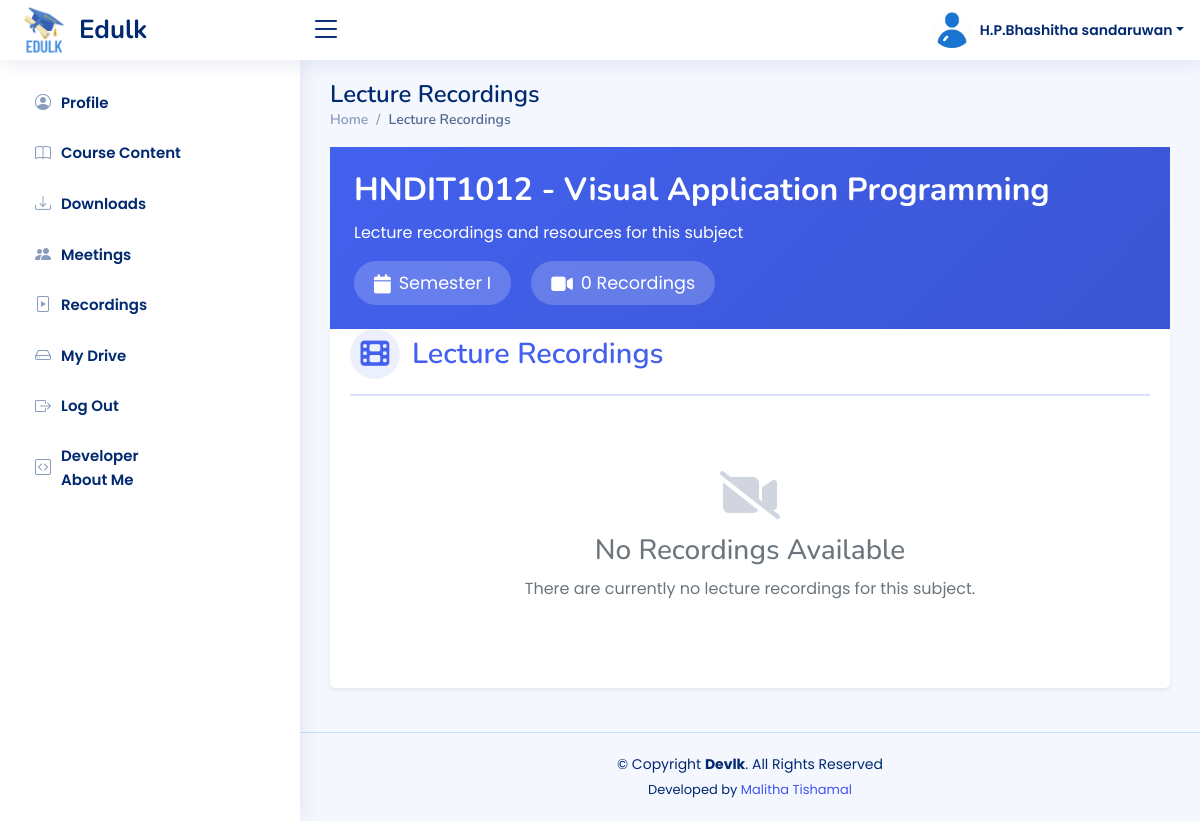
/subject-recordings.php?subject=1 (signed in), run on the app's committed database.
### tables this page shows
CREATE TABLE `students` (
  `id` int(11) NOT NULL,
  `name` varchar(100) DEFAULT NULL,
  `regno` varchar(20) DEFAULT NULL,
  `nic` varchar(20) DEFAULT NULL,
  `email` varchar(100) DEFAULT NULL,
  `gender` enum('Male','Female','Other') DEFAULT NULL,
  `address` text DEFAULT NULL,
  `nowstatus` varchar(50) DEFAULT NULL,
  `mobile` varchar(15) DEFAULT NULL,
  `mobile2` varchar(10) NOT NULL,
  `password` varchar(255) DEFAULT NULL,
  `status` enum('pending','approved','rejected') DEFAULT 'approved',
  `created_at` datetime DEFAULT current_timestamp(),
  `last_login` datetime DEFAULT NULL,
  `profile_picture` varchar(255) NOT NULL DEFAULT 'uploads/profile_pictures/default.jpg',
  `blog` varchar(200) NOT NULL,
  `facebook` varchar(200) NOT NULL,
  `linkedin` varchar(200) NOT NULL,
  `github` varchar(200) NOT NULL
);

CREATE TABLE `subjects` (
  `id` int(11) NOT NULL,
  `semester` varchar(50) DEFAULT NULL,
  `code` varchar(20) DEFAULT NULL,
  `name` varchar(255) DEFAULT NULL,
  `description` varchar(255) DEFAULT NULL
);

### subject-recordings.php (the view, shortened to what this page needs)
<?php
require_once 'includes/db-conn.php';
$user_id = $_SESSION['student_id'];
$sql = "SELECT name, email, nic, mobile, profile_picture FROM students WHERE id = ?";
$stmt = $conn->prepare($sql);
$stmt->bind_param("i", $user_id);
$stmt->execute();
$result = $stmt->get_result();
$user = $result->fetch_assoc();
$subject_id = isset($_GET['subject']) ? intval($_GET['subject']) : 0;
$subjectStmt = $conn->prepare("SELECT id, code, name, semester FROM subjects WHERE id = ?");
$subjectStmt->bind_param("i", $subject_id);
$subjectStmt->execute();
$subjectResult = $subjectStmt->get_result();
$subject = $subjectResult->fetch_assoc();
$recordings = [];
?>
<!DOCTYPE html>
<html lang="en">
<head>
    <link href="https://cdnjs.cloudflare.com/ajax/libs/font-awesome/6.4.0/css/all.min.css" rel="stylesheet">
    <?php include_once("includes/css-links-inc.php"); ?>
</head>
<body>
    <?php include_once("includes/header.php") ?>
    <?php include_once("includes/student-sidebar.php") ?>
   <main id="main" class="main">
        <div class="pagetitle">
            <h1>Lecture Recordings</h1>
            <nav>
                <ol class="breadcrumb">
                    <li class="breadcrumb-item"><a href="index.php">Home</a></li>
                    <li class="breadcrumb-item active">Lecture Recordings</li>
                </ol>
            </nav>
        </div>
        <div class="subject-header">
        <div class="recordings p-4">
            <h2 class="subject-title"><?= htmlspecialchars($subject['code'] . " - " . $subject['name']) ?></h2>
            <p>Lecture recordings and resources for this subject</p>
            <div class="subject-meta">
                <div class="subject-meta-item">
                    <i class="fa-solid fa-calendar"></i>
                    <?= htmlspecialchars($subject['semester']) ?>
                </div>
                <div class="subject-meta-item">
                    <i class="fa-solid fa-video"></i>
                    <?= count($recordings) ?> Recording<?= count($recordings) !== 1 ? 's' : '' ?>
                </div>
            </div>
        </div>
    </div>
        <div class="card mb-4 shadow-sm">
            <div class="card-body">
            <h2 class="section-title">
                <i class="fa-solid fa-film"></i>
                Lecture Recordings
            </h2>
            <?php if (!empty($recordings)): ?>
                <div class="recording-grid">
                    <?php foreach ($recordings as $rec): ?>
                        <div class="recording-card">
                            <div class="video-container">
                                <?php if (!empty($rec['thumbnail_path'])): ?>
                                    <img src="<?= htmlspecialchars($rec['thumbnail_path']) ?>" class="video-thumb" alt="Video thumbnail">
                                <?php else: ?>
                                    <div style="display: flex; align-items: center; justify-content: center; height: 100%;">
                                        <i class="fa-solid fa-video" style="font-size: 3rem; color: var(--primary);"></i>
                                    </div>
                                <?php endif; ?>
                                <div class="play-overlay">
                                    <div class="play-icon" onclick="openVideoModal('<?= htmlspecialchars($rec['video_path']) ?>', <?= $rec['id'] ?>)">
                                        <i class="fa-solid fa-play"></i>
                                    </div>
                                </div>
                            </div>
                            <div class="recording-info">
                                <h3 class="recording-title">
                                    <i class="fa-solid fa-video"></i>
                                    <?= htmlspecialchars($rec['title'] ?? 'Lecture Recording') ?>
                                </h3>
                                <div class="recording-meta">
                                    <div>
                                        <i class="fa-solid fa-clapperboard"></i>
                                        <strong>Recording Type:</strong> <?= htmlspecialchars($rec['lecture_type']) ?>
                                    </div>
                                    <div>
                                        <i class="fa-solid fa-lock"></i>
                                        <strong>Limitation:</strong> <?= htmlspecialchars($rec['access_level']) ?>
                                    </div>
                                </div>
                                <div class="recording-meta">
                                    <div>
                                        <i class="fa-solid fa-user-tie"></i>
                                        <?= htmlspecialchars($rec['uploader_name']) ?> (<?= htmlspecialchars($rec['role']) ?>)
                                    </div>
                                    <div>
                                        <i class="fa-solid fa-calendar-day"></i>
                                        <?= date("M d, Y", strtotime($rec['release_time'])) ?>
                                    </div>
                                </div>
                                <div class="recording-meta">
                                    <div>
                                        <i class="fa-solid fa-download"></i>
                                        <strong>Downloads:</strong> <?= htmlspecialchars($rec['download_count']) ?>
                                    </div>
                                    <div>
                                        <i class="fa-solid fa-play"></i>
                                        <strong>Views:</strong> <?= htmlspecialchars($rec['play_count']) ?>
                                    </div>
                                </div>
                               <div>
    <i class="fa-solid fa-play"></i>
    <strong>Your Play Count Access Remaining:</strong>
    <span class="remaining-plays" data-recording="<?= $rec['id'] ?>">
        <?= $rec['plays_left'] ?>
    </span>
</div>
                                <?php if (!empty($rec['description'])): ?>
                                    <p class="recording-description">
                                        <i class="fa-solid fa-align-left"></i>
                                        <?= htmlspecialchars($rec['description']) ?>
                                    </p>
                                <?php endif; ?>
                            </div>
                                <div class="resource-section">
                                    <h4 class="resource-title">
                                        <i class="fa-solid fa-file-lines"></i>
                                        Resources
                                    </h4>
                                    <div class="resource-list">
                                        <?php
                                        $resources = [];
                                        $resourceStmt = $conn->prepare("SELECT * FROM recording_resources WHERE recording_id = ? AND status = 'active'");
                                        $resourceStmt->bind_param("i", $rec['id']);
                                        $resourceStmt->execute();
                                        $resourceResult = $resourceStmt->get_result();
                                        while ($res = $resourceResult->fetch_assoc()) {
                                            $resources[] = $res;
                                        }
                                        $resourceStmt->close();
                                        ?>
                                        <?php if (!empty($resources)): ?>
                                            <?php foreach ($resources as $res): ?>
                                                <div class="resource-item">
                                                    <div class="resource-icon">
                                                        <?php if ($res['type'] === 'file'): ?>
                                                            <i class="fa-solid fa-file"></i>
                                                        <?php else: ?>
                                                            <i class="fa-solid fa-link"></i>
                                                        <?php endif; ?>
                                                    </div>
                                                    <div class="resource-details">
                                                        <div class="resource-name"><?= htmlspecialchars($res['title']) ?></div>
                                                        <div class="resource-type">
                                                            <?= $res['type'] === 'file' ? 'Document' : 'Web Link' ?>
                                                        </div>
                                                    </div>
                                                    <a href="<?= $res['type'] === 'file' ? htmlspecialchars($res['file_path']) : htmlspecialchars($res['link_url']) ?>"
                                                       class="resource-action"
                                                       target="_blank"
                                                       <?= $res['type'] === 'file' ? 'download' : '' ?>>
                                                        <i class="fa-solid fa-<?= $res['type'] === 'file' ? 'download' : 'external-link-alt' ?>"></i>
                                                    </a>
                                                </div>
                                            <?php endforeach; ?>
                                        <?php else: ?>
                                            <div class="resource-item">
                                                <div class="resource-icon">
                                                    <i class="fa-solid fa-info-circle"></i>
                                                </div>
                                                <div class="resource-details">
                                                    <div class="resource-name">No resources available</div>
                                                </div>
                                            </div>
                                        <?php endif; ?>
                                    </div>
                                </div>
                            </div>
                        </div>
                    <?php endforeach; ?>
                </div>
            <?php else: ?>
                <div class="no-recordings">
                    <i class="fa-solid fa-video-slash"></i>
                    <h3>No Recordings Available</h3>
                    <p>There are currently no lecture recordings for this subject.</p>
                </div>
            <?php endif; ?>
        </div>
    </main>
    <?php include_once("includes/footer.php"); ?>
</body>
</html>

### includes/header.php (shortened to what this page needs)
<header id="header" class="header fixed-top d-flex align-items-center">
    <div class="d-flex align-items-center justify-content-between">
        <a href="" class="logo d-flex align-items-center">
            <img src="<?php echo $base_url; ?>assets/images/logos/edulk-logo.png" alt="">
            <span class="d-none d-lg-block">Edulk</span>
        </a>
        <i class="bi bi-list toggle-sidebar-btn"></i>
    </div>
    <nav class="header-nav ms-auto">
        <ul class="d-flex align-items-center">
            <?php
                $profilePic = isset($user['profile_picture']) && $user['profile_picture'] ? $user['profile_picture'] : 'default.jpg';
            ?>
            <li class="nav-item dropdown pe-3">
                <a class="nav-link nav-profile d-flex align-items-center pe-0" href="#" data-bs-toggle="dropdown">
                   <img id="profilePicture" src="<?php echo $profilePic; ?>" alt="Profile Picture" class="rounded-circle" style="width: 40px !important; height: 40px !important; object-fit: cover;">
                    <span class="d-none d-md-block dropdown-toggle ps-2"><?php echo htmlspecialchars($user['name']); ?></span>
                </a>
            </li>
        </ul>
    </nav>
</header>

### assets/css/style.css (style rules this page uses)
:root { scroll-behavior: smooth; }
body { font-family: "Open Sans", sans-serif; background: #f6f9ff; color: #444444; }
a { color: #4154f1; text-decoration: none; }
h1, h2, h3, h4, h5, h6 { font-family: "Nunito", sans-serif; }
#main { margin-top: 60px; padding: 20px 30px; transition: all 0.3s; }
.pagetitle { margin-bottom: 10px; }
.pagetitle h1 { font-size: 24px; margin-bottom: 0; font-weight: 600; color: #012970; }
.card { margin-bottom: 30px; border: none; border-radius: 5px; box-shadow: 0px 0 30px rgba(1, 41, 112, 0.1); }
.card-body { padding: 0 20px 20px 20px; }
.breadcrumb { font-size: 14px; font-family: "Nunito", sans-serif; color: #899bbd; font-weight: 600; }
.breadcrumb a { color: #899bbd; transition: 0.3s; }
.breadcrumb .breadcrumb-item::before { color: #899bbd; }
.breadcrumb .active { color: #51678f; font-weight: 600; }
.logo { line-height: 1; }
@media (min-width: 1200px) { .logo { width: 280px; } }
.logo img { max-height: 50px; margin-right: 6px; }
.logo span { font-size: 26px; font-weight: 700; color: #012970; font-family: "Nunito", sans-serif; }
.header { transition: all 0.5s; z-index: 997; height: 60px; box-shadow: 0px 2px 20px rgba(1, 41, 112, 0.1); background-color: #fff; padding-left: 20px; }
.header .toggle-sidebar-btn { font-size: 32px; padding-left: 10px; cursor: pointer; color: #012970; }
.header-nav ul { list-style: none; }
.header-nav>ul { margin: 0; padding: 0; }
.header-nav .nav-profile { color: #012970; }
.header-nav .nav-profile img { max-height: 36px; }
.header-nav .nav-profile span { font-size: 14px; font-weight: 600; }
@media (min-width: 1200px) { #main, #footer { margin-left: 300px; } }

### subject-recordings.php (style rules this page uses)
:root { --primary: #4361ee; --primary-dark: #3a56d4; --secondary: #6c757d; --light: #f8f9fa; --dark: #343a40; --success: #28a745; --card-shadow: 0 12px 30px rgba(0,0,0,0.08); --border-radius: 12px; --transition: all 0.3s ease; }
* { margin: 0; padding: 0; box-sizing: border-box; }
body { background: #f5f7ff; font-family: 'Poppins', sans-serif; color: #333; line-height: 1.6; }
.subject-header { background: linear-gradient(135deg, #4361ee 0%, #3a56d4 100%); color: white; }
.subject-title { font-size: 2rem; font-weight: 700; margin-bottom: 10px; }
.subject-meta { display: flex; gap: 20px; font-size: 1.1rem; margin-top: 15px; }
.subject-meta-item { display: flex; align-items: center; gap: 8px; background: rgba(255, 255, 255, 0.2); padding: 8px 20px; border-radius: 30px; }
.subject-meta-item i { font-size: 1.2rem; }
.section-title { font-size: 1.8rem; font-weight: 600; color: var(--primary); margin-bottom: 25px; padding-bottom: 15px; border-bottom: 2px solid rgba(67, 97, 238, 0.2); display: flex; align-items: center; gap: 12px; }
.section-title i { background: rgba(67, 97, 238, 0.1); width: 50px; height: 50px; border-radius: 50%; display: flex; align-items: center; justify-content: center; }
.no-recordings { text-align: center; padding: 50px; color: var(--secondary); }
.no-recordings i { font-size: 3rem; margin-bottom: 15px; color: #d1d5e0; }

### data on the page
students: profile_picture (placeholder picture), name "H.P.Bhashitha sandaruwan"
subjects: code+name "HNDIT1012 - Visual Application Programming", semester "Semester I"

### other printed values
count($recordings) "0"
